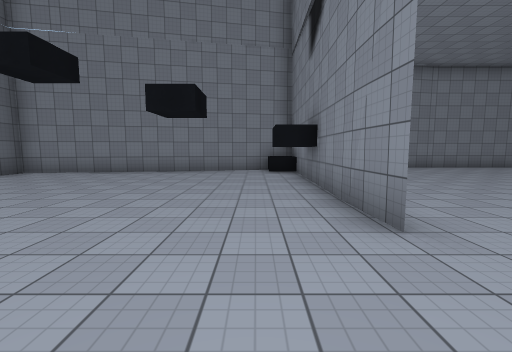
View 1 (above)

17 first-person views from a walk through a scene from a Unity 3-D project. The camera is 1.5 m above the floor, tilts 6° down and sees 90° across. The floor is counted in squares, 2 m on a side. Each view is taken from the middle of a square. On the plan, view 1 faces up. The plan holds only what a view shows up to about 9 squares ahead; the rest is blank. The place goes on beyond the plan. The player is left out. Surface patterns are stand-ins for the level's own textures.

View 2
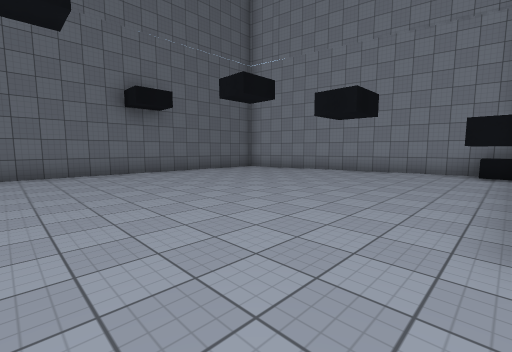

View 3
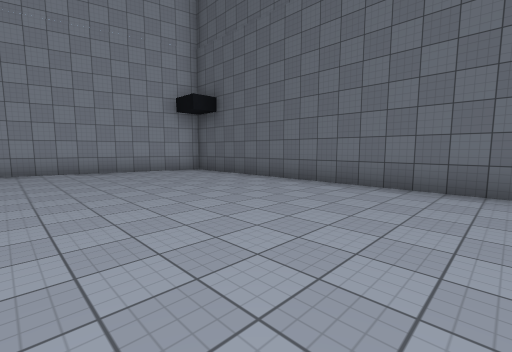

View 4
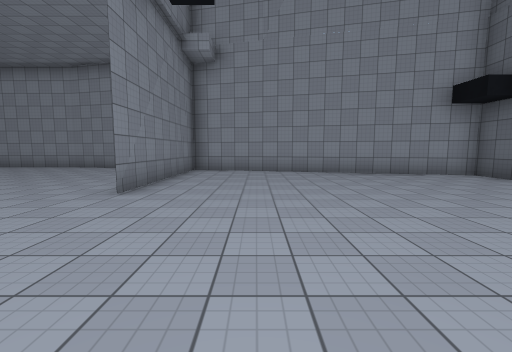

View 5
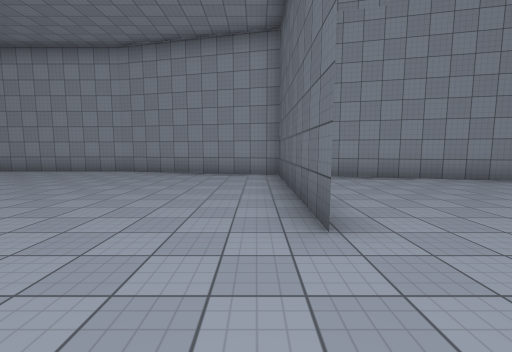

View 6
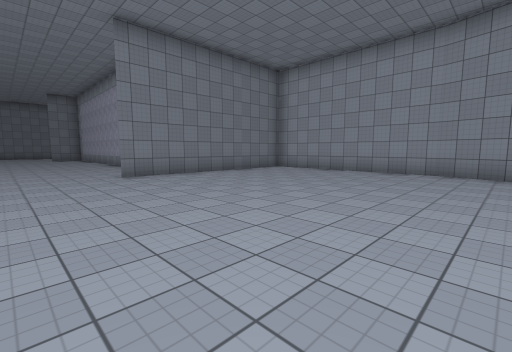

View 7
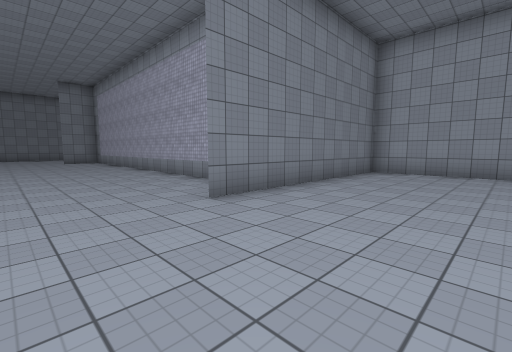

View 8
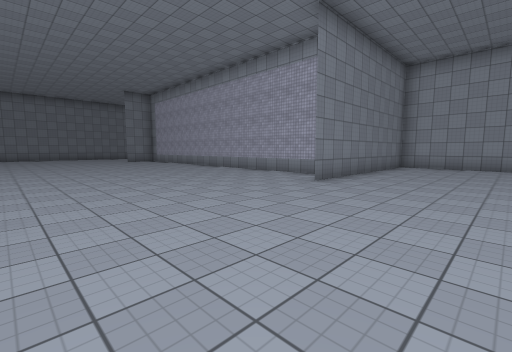

View 9
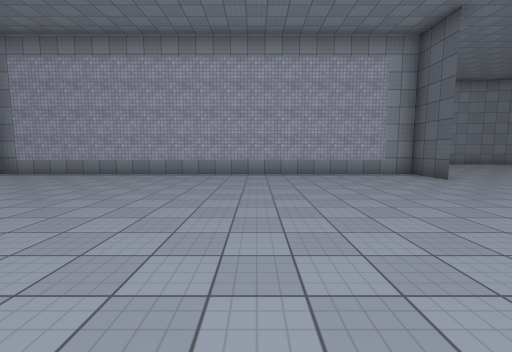

View 10
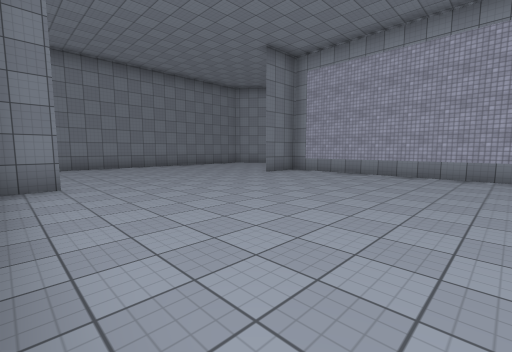

View 11
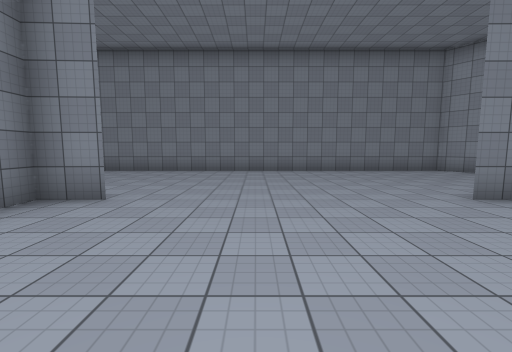

View 12
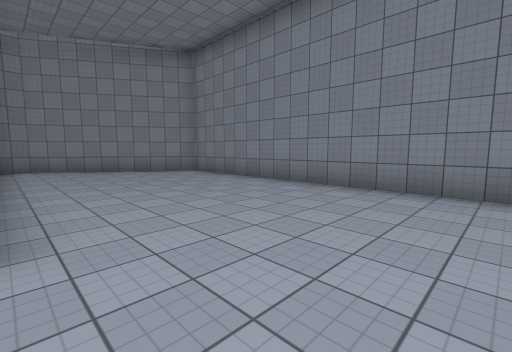

View 13
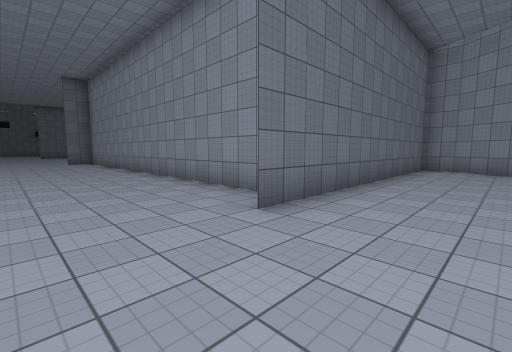

View 14
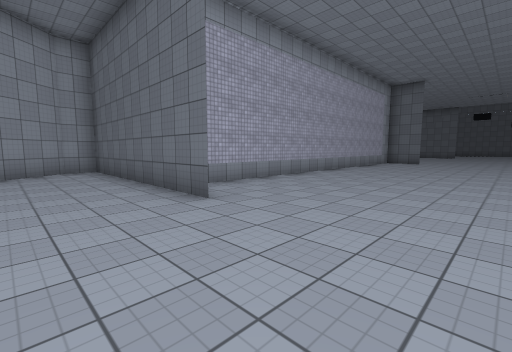

View 15
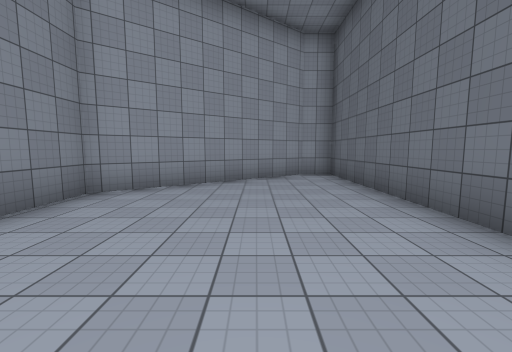

View 16
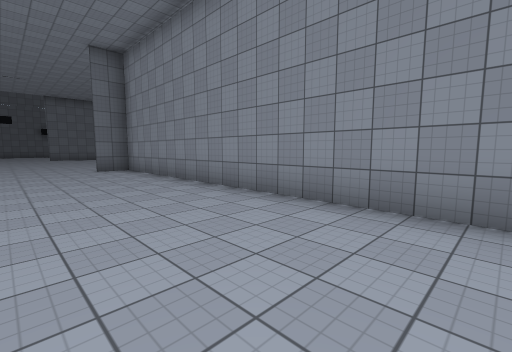

View 17
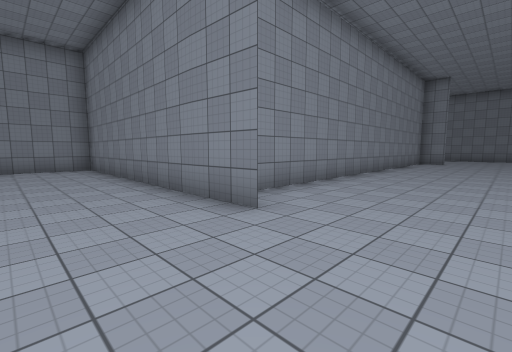

### Floor plan
Points are (right, up) in squares from view 1. A wall is a line through its corners. A room is listed if a view was taken in it or the views show most of it. See-through windows are left out.
Room 1 (views 1, 2, 3, 4, 5, 6, 7, 8, 9, 10, 11, 12, 13, 14, 15, 16, 17)
walls: (12.3, 2.1) (12.4, 10.6) (9.9, 10.6); (1.3, 2.1) (1, 8.8); (6.4, -9.6) (12.2, -9.6) (12.3, -3.2) (12.3, -4.8) (24.8, -4.8) (24.8, -3.2); (1.3, -6.7) (1.3, -3.2) (1.3, -8.4) (6.5, -9.6); (1.9, -8) (1.8, -6.6); (1, 9.5) (-7.3, 7.9) (-7.3, 7.2); (24.8, 2.1) (24.7, 3.3) (12.3, 3.3) (12.3, 2.2); (24.8, -3.3) (24.8, -9.6) (25.6, -9.6) (29.9, -6.3) (29.9, 7.9) (25.7, 10.6) (24.8, 10.6) (24.8, 2.2); (-7.3, 4.6) (-7.3, -6.3) (0, -8.1)
low walls: (1.3, 8.4) (0.3, 8.4)

Where each view was taken, in squares from view 1:
view 1: 0 up, 0 right, facing up
view 2: 0 up, 1 right, facing up-left
view 3: 2 up, 2 left, facing down-left
view 4: 1 up, 1 left, facing down
view 5: 1 down, 2 right, facing down
view 6: 1 down, 5 right, facing down-right
view 7: 1 down, 9 right, facing down-right
view 8: 2 up, 9 right, facing down-right
view 9: 3 up, 17 right, facing down
view 10: 3 up, 19 right, facing down-right
view 11: 0 up, 21 right, facing right
view 12: 0 up, 25 right, facing up-right
view 13: 0 up, 27 right, facing up-left
view 14: 0 up, 27 right, facing down-left
view 15: 2 down, 27 right, facing down
view 16: 0 up, 22 right, facing up-left
view 17: 0 up, 10 right, facing up-right
